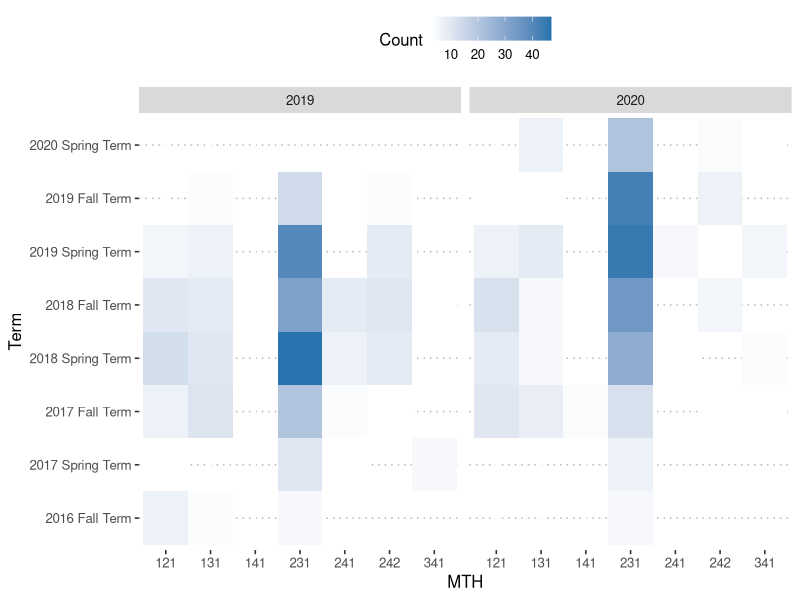
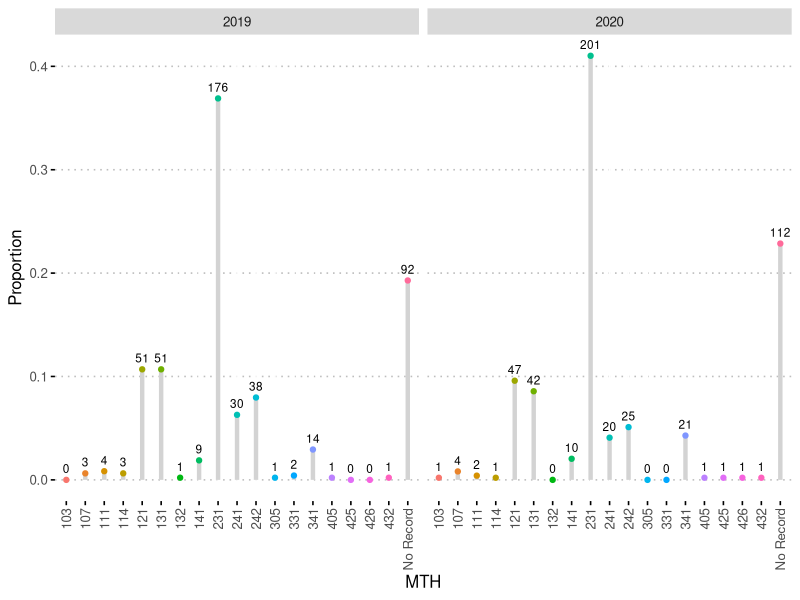

These figures' R source, in order:
## DJS - GN 311
library(MASS)
library(readr)
library(tidyr)
library(ggplot2)
library(kableExtra)
library(formattable)
library(dplyr)
library(ggpubr)
library(RColorBrewer)


## New dataset, updated end of May 2020
gn311 <- read_csv(
  "GN311wST311currentdeID_updated.csv") %>%
  as.data.frame()

###### Questions #######
#   What are the highest math classes that students took? (See MathCourses-SPRG 2020)

# Change NA to No Record
gn311$MTHcourse[is.na(gn311$MTHcourse)] <- "No Record"

# Make data frame "A" for first graph
A<-as.data.frame(table(gn311$MTHcourse,gn311$year))
colnames(A) <- c("MTH","Year","Counts")
A$Proportion <- NA
A$Proportion[1:19] <- A$Counts[1:19]/sum(A$Counts[1:19])
A$Proportion[20:38] <- A$Counts[20:38]/sum(A$Counts[20:38])

# Graph for highest math classes
p.maxMTH <-
  ggdotchart(data=A, 
             x="MTH", y="Proportion", 
             group="MTH",
             add="segment", 
             color="MTH",
             size = 1.5,
             ggtheme = theme_pubclean() ) + 
  facet_grid(.~Year) +
  geom_text(aes(label=Counts),vjust=-.75, size=3) +
  theme(legend.position="none")

# Data Frame for table

B1<-rbind.data.frame(A$Counts[1:19],A$Proportion[1:19])
colnames(B1)<-c(levels(A$MTH))
B2<-rbind.data.frame(A$Counts[20:38],A$Proportion[20:38]) 
colnames(B2)<-c(levels(A$MTH))
B<-t(rbind.data.frame(B1,B2))
B<-rbind.data.frame(B,colSums(B))
row.names(B)<-NULL
nams <- c(levels(A$MTH),"Total")
B<-cbind.data.frame(nams,B)
colnames(B) <- c("MTH","N","%","N","%")
B[,3]<-percent(B[,3],digits=1);B[,5]<-percent(B[,5],digits=1)

t.maxMTH <-
  kable(B, booktabs = T, longtable=F,
        caption="\\textbf{Highest Math Course}") %>%
  kable_styling(bootstrap_options = "striped",full_width = F) %>%
  column_spec(1,bold=T) %>%
  row_spec(0,bold = T, color = "#CC0000")%>%
  add_header_above(c("","2019"=2,"2020"=2)) %>%
  scroll_box(width = "100%", height = "500px")

# When did they take their highest math? This year (2019-2020), last year, 2 years ago, 3 years ago, etc.?

gn311$MTHcourseTerm <- 
  factor(gn311$MTHcourseTerm,
         levels=c("2020 Spring Term",
                  "2019 Fall Term","2019 Summer Term 2","2019 Summer Term 1","2019 Spring Term",
                  "2018 Fall Term","2018 Summer Term 2","2018 Summer Term 1","2018 Spring Term",
                  "2017 Fall Term","2017 Summer Term 1","2017 Spring Term",
                  "2016 Fall Term","2016 Spring Term" ,
                  "2015 Fall Term","2015 Summer Term 2",
                  "2014 Fall Term","2014 Spring Term",
                  "2013 Fall Term","2013 Spring Term",
                  "2011 Summer Term 2","2011 Spring Term",
                  "2010 Fall Term"))

t1 <- table(gn311$MTHcourseTerm[gn311$year==2019],gn311$MTHcourse[gn311$year==2019])[,-16]
t1 <- addmargins(t1,FUN = list(Total = sum),quiet=TRUE)

t.whenMTH19 <-
  kable(t1, 
        booktabs = T, longtable=F) %>%
  kable_styling(bootstrap_options = "striped",full_width = F, fixed_thead = T) %>%
  column_spec(1,bold=T) %>%
  row_spec(0,bold = T, color = "#CC0000") %>%
  scroll_box(width = "100%", height = "500px")

t2 <- table(gn311$MTHcourseTerm[gn311$year==2020],gn311$MTHcourse[gn311$year==2020])[,-16]
t2 <- addmargins(t2,FUN = list(Total = sum),quiet=TRUE)

t.whenMTH20 <-
  kable(t2, 
        booktabs = T, longtable=F) %>%
  kable_styling(bootstrap_options = "striped",full_width = F, fixed_thead = T) %>%
  column_spec(1,bold=T) %>%
  row_spec(0,bold = T, color = "#CC0000") %>%
  scroll_box(width = "100%", height = "500px")

G19 <-
  table(gn311$MTHcourseTerm[gn311$year==2019],gn311$MTHcourse[gn311$year==2019]) %>%
  as.data.frame() %>%
  droplevels()
G19[,4] <- 2019
colnames(G19)<-c("Term","MTH","Count","Year")

G19 <-
  G19 %>%
  filter(Count > median(G19$Count[G19$Count>0]))

G20 <-
  table(gn311$MTHcourseTerm[gn311$year==2020],gn311$MTHcourse[gn311$year==2020]) %>%
  as.data.frame() %>%
  droplevels
G20[,4] <- 2020
colnames(G20)<-c("Term","MTH","Count","Year")

G20 <-
  G20 %>%
  filter(Count > median(G20$Count[G20$Count>0]))

G<-rbind.data.frame(G19,G20)
summary(G)
G <- droplevels(G)

G$Term <- factor(G$Term,c("2016 Fall Term","2017 Spring Term","2017 Fall Term","2018 Spring Term",
                          "2018 Fall Term","2019 Spring Term","2019 Fall Term","2020 Spring Term"))

g.whenMTH <-
  ggplot(data=G,aes(x=MTH,y=Term,fill=Count)) +
  geom_tile() +
  facet_grid(.~Year) +
  scale_fill_gradient(low = "#FFFFFF",
                      high = "#2774AE") +
  theme_pubclean() 

# How many students have taken ST 311? (See ST311-Completed-SPRG 2020) PRIOR to enrollment in GN 311

gn311$ST311courseTerm[gn311$ST311current=="current" & gn311$year==2020]

summary(as.factor(gn311$ST311courseTerm))
gn311$ST311courseTerm <- factor(gn311$ST311courseTerm, levels =
                                  c("2020 Spring Term",
                                    "2019 Fall Term","2019 Summer Term 2","2019 Summer Term 1","2019 Spring Term",
                                    "2018 Fall Term","2018 Summer Term 1","2018 Spring Term",
                                    "2017 Fall Term","2017 Summer Term 2","2017 Spring Term",
                                    "2016 Fall Term","2016 Spring Term" ,
                                    "2015 Fall Term",
                                    "2014 Fall Term",
                                    "2011 Fall Term"))
H19 <-
  table(gn311$ST311courseTerm[gn311$year==2019 & gn311$ST311courseTerm!="2019 Fall Term"]) %>%
  as.data.frame() %>%
  mutate(percent= Freq/sum(Freq),year=2019)

H20 <- table(gn311$ST311courseTerm[gn311$year==2020 & gn311$ST311courseTerm!="2020 Spring Term"]) %>%
  as.data.frame() %>%
  mutate(percent= Freq/sum(Freq),year=2020)

H <- cbind.data.frame(H19[,1:3],H20[,2:3])

Hh <- rbind.data.frame( H[,2:5],colSums(H[,2:5]) )
H[,1] <- as.character(H[,1])
Hh<- cbind.data.frame(c(H[,1],"Total"),Hh)
colnames(Hh) <- c("Term","N","%","N","%")
Hh[,3]<-percent(Hh[,3],digits=1); Hh[,5]<-percent(Hh[,5],digits=1)

t.ST311prior <-
  kable(Hh[-1,], 
        booktabs = T, longtable=F, row.names = FALSE) %>%
  kable_styling(bootstrap_options = "striped",full_width = F, fixed_thead = T) %>%
  column_spec(1,bold=T) %>%
  row_spec(0,bold = T, color = "#CC0000") %>%
  add_header_above(c("","2019"=2,"2020"=2)) %>%
  scroll_box(width = "100%", height = "350px")

# How many people are currently taking ST 311? (See ST322-InProgress SPRG 2020)

table(gn311$ST311current[gn311$year==2019])
table(gn311$ST311current[gn311$year==2020])

CE <- as.data.frame(
  matrix( c( 36,39/(441+36), 441,441/(441+36),
             28,28/(28+462), 462,462/(28+462) ),
          nrow=2, ncol=4, byrow=T ) )
colnames(CE) <- c("N","%","N","%")
CE[,2] <- percent(CE[,2],digits=1); CE[,4] <- percent(CE[,4],digits=1)
CE <- cbind.data.frame(" "=c("2019","2020"),CE)

t.CE <-
  kable(CE, booktabs = T, longtable=F) %>%
  kable_styling(bootstrap_options = "striped",full_width = FALSE) %>%
  column_spec(1,bold=T) %>%
  row_spec(0,bold = T, color = "#CC0000") %>%
  add_header_above(c("","Enrolled"=2,"Not Enrolled"=2))

# What was the average GPA for ST 311?
STsum <-
  rbind.data.frame(
    round( summary(na.omit(gn311$ST311grdpts[gn311$ST311current=="current" & 
                                               gn311$year==2019])),1 ), # summary of current 2019 summary
    round( summary(na.omit(gn311$ST311grdpts[gn311$ST311current=="NOT enrolled"])),1 ),# summary of before current
    round( summary(na.omit(gn311$ST311grdpts)),1 ) #overall 
  ) 
STsum[,1]<-digits(STsum[,1],1)
colnames(STsum) <- c("Min","Q1","Median","Mean","Q3", "Max")
Ns <-
  c(
    length(na.omit(gn311$ST311grdpts[gn311$ST311current=="current" & 
                                       gn311$year==2019])),#39
    length(na.omit(gn311$ST311grdpts[gn311$ST311current=="NOT enrolled"])), #412
    length(na.omit(gn311$ST311grdpts)) #457
  )

STnms <- c("Current (2019)","Prior","Overall")

STnms <- cbind.data.frame(" "=STnms,STsum,N=Ns)
#few students repeated the course and are calculated across current enrollment and previously taken

t.ST <-
  kable(STnms, booktabs = T, longtable=F) %>%
  kable_styling(bootstrap_options = "striped",full_width = FALSE) %>%
  column_spec(1,bold=T) %>%
  row_spec(0,bold = T, color = "#CC0000")

# We want to know how many students got Homework 1 question 10 correct. We also want to know how many people got Homework 2 question 9 correct.
# (Note that there is more than 1 version of question 10 and 9 in the homeworks proved. The correct answer is provided.)

correct <- vector()
correct1 <- vector()
for( i in 1:nrow(gn311))
{
  if( is.na(gn311$HW1_Q10_Ans)[i] ) 
  { correct[i] = "No Record" }
  else if( is.na(gn311$HW1_Q10)[i] & !is.na(gn311$HW1_Q10_Ans)[i] )
  { correct[i] = 0 }
  else if( gn311$HW1_Q10[i] == gn311$HW1_Q10_An[i] )
  { correct[i] = 1 } else { correct[i] = 0 }
  
  if( is.na(gn311$HW2_Q9_Ans)[i] ) 
  { correct1[i] = "No Record" }
  else if( is.na(gn311$HW2_Q9)[i] & !is.na(gn311$HW2_Q9_Ans)[i] )
  { correct1[i] = 0 }
  else if( gn311$HW2_Q9[i] == gn311$HW2_Q9_Ans[i] )
  { correct1[i] = 1 } else { correct1[i] = 0 }
}
summary(as.factor(correct))
summary(as.factor(correct1))
gn311$Q9correct <- as.factor(correct1)
gn311$Q10correct <- as.factor(correct)


length(gn311$X1[is.na(gn311$HW1_Q10_Ans)]) #33 have no record
length(gn311$X1[is.na(gn311$HW1_Q10_Ans) & is.na(gn311$HW1_Q10)]) #33
length(gn311$X1[!is.na(gn311$HW1_Q10_Ans) & is.na(gn311$HW1_Q10)]) #4 people did not answer

length(gn311$X1[is.na(gn311$HW2_Q9_Ans)]) #37 have no record
length(gn311$X1[is.na(gn311$HW2_Q9_Ans) & is.na(gn311$HW2_Q9)]) #37
length(gn311$X1[!is.na(gn311$HW2_Q9_Ans) & is.na(gn311$HW2_Q9)]) #0 did not answer

bcorrect <- vector()
for(i in 1:nrow(gn311))
{
  if(gn311$Q9correct[i] == 1 & gn311$Q10correct[i] == 1)
  { bcorrect[i] = 1 } else { bcorrect[i] = 0 }
}

gn311$bothQscorrect <- as.character(bcorrect)

summary(gn311[gn311$year==2019,c(15,16)])
gn311$X1[gn311$Q9correct=="No Record" & !(gn311$Q10correct=="No Record")]
gn311$X1[gn311$Q10correct=="No Record" & !(gn311$Q9correct=="No Record")]

gn311$bothQscorrect <- as.character(gn311$bothQscorrect)
gn311$bothQscorrect[gn311$Q10correct=="No Record"] <- "No Record"

QC19 <-
  rbind.data.frame(
    summary(as.factor(gn311$Q9correct[gn311$year==2019])),
    summary(as.factor(gn311$Q10correct[gn311$year==2019])),
    summary(as.factor(gn311$bothQscorrect[gn311$year==2019])) )
qc19nms <- c("Q9","Q10","Both")
QC19 <- cbind.data.frame(qc19nms,QC19)
colnames(QC19) <- c("","Correct","Incorrect","No Record")

QC20 <-
  rbind.data.frame(
    summary(as.factor(gn311$Q9correct[gn311$year==2020])),
    summary(as.factor(gn311$Q10correct[gn311$year==2020])),
    summary(as.factor(gn311$bothQscorrect[gn311$year==2020])) )
qc20nms <- c("Q9","Q10","Both")
QC20 <- cbind.data.frame(qc20nms,QC20)
colnames(QC20) <- c("","Correct","Incorrect","No Record")

rowSums(QC19[,2:4]/477)
rowSums(QC20[,2:4]/490)

QC <-
  cbind.data.frame(
    matrix( c( QC19[1,2],QC19[1,2]/477 , QC19[1,3],QC19[1,3]/477 , QC19[1,4],QC19[1,4]/477 ,
               QC19[2,2],QC19[2,2]/477 , QC19[2,3],QC19[2,3]/477 , QC19[2,4],QC19[2,4]/477 ,
               QC19[3,2],QC19[3,2]/477 , QC19[3,3],QC19[3,3]/477 , QC19[3,4],QC19[3,4]/477 ,
               QC20[1,2],QC20[1,2]/490 , QC20[1,3],QC20[1,3]/490 , QC20[1,4],QC20[1,4]/490 ,
               QC20[2,2],QC20[2,2]/490 , QC20[2,3],QC20[2,3]/490 , QC20[2,4],QC20[2,4]/490 ,
               QC20[3,2],QC20[3,2]/490 , QC20[3,3],QC20[3,3]/490 , QC20[3,4],QC20[3,4]/490 ),
            nrow=6, ncol=6, byrow=T ) )

QC <- QC[,c(3,4,1,2,5,6)]

QCc <- rbind.data.frame(
  c(QC[1,],QC[4,]), c(QC[2,],QC[5,]), c(QC[3,],QC[6,]) )

QCc[,2] <- percent(QCc[,2],digits=1); QCc[,4] <- percent(QCc[,4],digits=1); QCc[,6] <- percent(QCc[,6],digits=1)
QCc[,8] <- percent(QCc[,8],digits=1); QCc[,10] <- percent(QCc[,10],digits=1); QCc[,12] <- percent(QCc[,12],digits=1)
colnames(QCc) <- c(rep(c("N","%"),6))
qc20nms <- c("Q9","Q10","Both")
QCc <- cbind.data.frame(qc20nms,QCc)
colnames(QCc)[1]<-" "
row.names(QCc) <- NULL
t.QC <- 
  kable(QCc, booktabs = T, longtable=F) %>%
  kable_styling(bootstrap_options = "striped",full_width = FALSE) %>%
  column_spec(1,bold=T) %>%
  column_spec(8:13,background ="#7BAFD4" ) %>%
  row_spec(0,bold = T, color = "#CC0000") %>%
  add_header_above(c("","Correct"=2,"Incorrect"=2,"No Record"=2, "Correct"=2,"Incorrect"=2,"No Record"=2)) %>%
  add_header_above(c("","2019"=6,"2020"=6))

# Does it make a difference whether someone has taken ST 311 or not as to whether they got question 10 or 9 correct? (Maybe split this into students who have taken stats, not taken stats, and are currently taking stats?)
# Then we want to answer the same questions for Fall 2019

gn311$ST311[is.na(gn311$ST311) & gn311$ST311current=="current"] <- 311
tookST311 <- vector()
for( i in 1:nrow(gn311) )
{
  if( is.na(gn311$ST311[i]) ) 
  {tookST311[i] <- "Not Taken" } else {tookST311[i] <- "Took 311"}
}

gn311$Q10correct <- relevel(gn311$Q10correct, ref="1")
gn311$Q9correct <- relevel(gn311$Q9correct, ref="1")
gn311$bothQscorrect <- relevel(as.factor(gn311$bothQscorrect), ref="1")
gn311 <- cbind.data.frame(gn311, tookST311)

## Overall
g.binomQ9 <- glm(Q9correct ~ tookST311,
                 family="binomial",data=gn311[ gn311$Q9correct!="No Record",])
summary(g.binomQ9)

g.binomQ10 <- glm(Q10correct ~ tookST311,
                  family="binomial",data=gn311[ gn311$Q10correct!="No Record",])
summary(g.binomQ10)

g.binomb <- glm(as.factor(bothQscorrect) ~ tookST311,
                family="binomial",data=gn311[ gn311$bothQscorrect!="No Record",])
summary(g.binomb) 

## within years
# 2019
g.binomQ919 <- glm(Q9correct ~ tookST311,
                   family="binomial", data = gn311[gn311$year==2019 & gn311$Q9correct!="No Record",])
summary(g.binomQ919)

# 2020
g.binomQ920 <- glm(Q9correct ~ tookST311,
                   family="binomial", data = gn311[gn311$year==2020 & gn311$Q9correct!="No Record",])
summary(g.binomQ920)
predict(g.binomQ920,type="response")

## by year
g.binomy20 <- glm(as.factor(bothQscorrect) ~ as.factor(year),
                  family="binomial", data = gn311[gn311$Q9correct!="No Record",])
summary(g.binomy20) 

## Q9 table 2019
table(gn311$tookST311[gn311$year==2019],
      gn311$Q9correct[gn311$year==2019])
## Q10 table 2019
table(gn311$tookST311[gn311$year==2019],
      gn311$Q10correct[gn311$year==2019])

## both table 2019
table(gn311$tookST311[gn311$year==2019],
      gn311$bothQscorrect[gn311$year==2019])

cbind(table(gn311$tookST311[gn311$year==2019],
            gn311$Q9correct[gn311$year==2019]),
      table(gn311$tookST311[gn311$year==2019],
            gn311$Q10correct[gn311$year==2019]),
      table(gn311$tookST311[gn311$year==2019],
            gn311$bothQscorrect[gn311$year==2019]))

## Q9 table 2020
table(gn311$tookST311[gn311$year==2020],
      gn311$Q9correct[gn311$year==2020])
## Q10 table 2020
table(gn311$tookST311[gn311$year==2020],
      gn311$Q10correct[gn311$year==2020])

## both table 2020
table(gn311$tookST311[gn311$year==2020],
      gn311$bothQscorrect[gn311$year==2020])

cbind(table(gn311$tookST311[gn311$year==2020],
            gn311$Q9correct[gn311$year==2020]),
      table(gn311$tookST311[gn311$year==2020],
            gn311$Q10correct[gn311$year==2020]),
      table(gn311$tookST311[gn311$year==2020],
            gn311$bothQscorrect[gn311$year==2020]))

tST <-
  rbind(
    cbind(table(gn311$tookST311[gn311$year==2019],
                gn311$Q9correct[gn311$year==2019]),
          table(gn311$tookST311[gn311$year==2019],
                gn311$Q10correct[gn311$year==2019]),
          table(gn311$tookST311[gn311$year==2019],
                gn311$bothQscorrect[gn311$year==2019]) ),
    cbind(table(gn311$tookST311[gn311$year==2020],
                gn311$Q9correct[gn311$year==2020]),
          table(gn311$tookST311[gn311$year==2020],
                gn311$Q10correct[gn311$year==2020]),
          table(gn311$tookST311[gn311$year==2020],
                gn311$bothQscorrect[gn311$year==2020])))  

rownames(tST) <- NULL
tST <-
  cbind(c("2019","2019","2020","2020"),
        c("Not Taken","Took 311","Not Taken","Took 311"),
        tST)
colnames(tST) <- c(" "," ",rep(c("Correct","Incorrect","No Record"),3))

t.tST <-
  kable(tST, booktabs = T, longtable=F) %>%
  kable_styling(bootstrap_options = "striped",full_width = T) %>%
  column_spec(1,bold=T) %>%
  column_spec(6:8,background ="#7BAFD4" ) %>%
  row_spec(0,bold = T, color = "#CC0000") %>%
  collapse_rows(columns = 1, valign = "top") %>%
  add_header_above(c("","","Q9"=3,"Q10"=3,"Both"=3)) 

## Overall
summary(as.factor(as.numeric(gn311$ST311courseTerm)))
summary(gn311$ST311courseTerm)
g.full19 <- glm(bothQscorrect ~ MTHcourse + MTHcourseTerm + tookST311 + ST311current,
                family="binomial",data=gn311[gn311$bothQscorrect!="No Record",])


##Looking at homework 6 along with previous homework assignments
#Looks like there are many question from homework 6 to cover... Just need to take the score column
# and see if it is the max of that column and deal with nas or missing

gn311 %>% select(starts_with("HW6") & ends_with("score")) %>% View()

binary <- gn311 %>% select(starts_with("HW6") & ends_with("score")) %>% 
  apply(MARGIN = 2, FUN = function(x){
    ifelse(as.numeric(x)/max(as.numeric(x), na.rm = TRUE) == 1, 1, 0)
  }
  ) %>% as.data.frame()

#make sure there are no duplicate names from the original
names(binary) <- paste(names(binary), "bin", sep = "_")

#check on all questions...
binary$HW6_all_bin <- apply(binary, FUN = sum, MARGIN = 1)/length(names(binary))

#get full data
full_data <- cbind(gn311, binary)

#Now look at tables for each question as compared to the first questions - do so by cohort (fall/spring)
table(full_data$bothQscorrect, full_data$HW6_Q_3_score_bin,full_data$Cohort)
